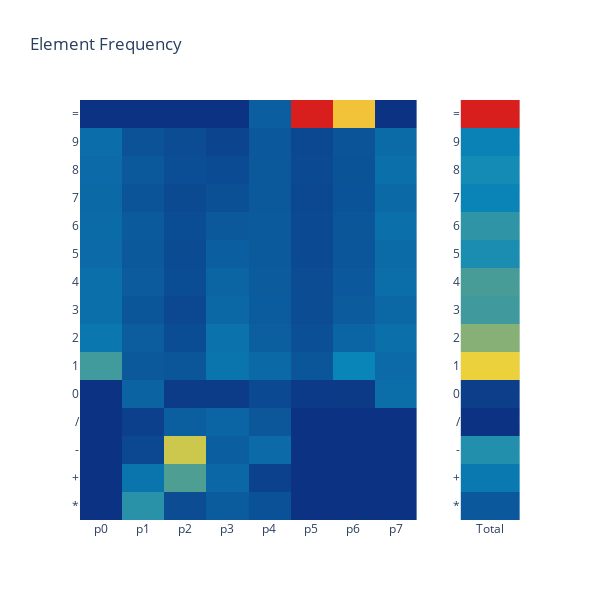

The notebook cell this image was saved under:
### Code cell
# Ploting Heatmap

# Sorting data
df_freq_count = df_freq_count.sort_index()

# Creating figure
fig = sp.make_subplots(
    rows=1, 
    cols=2,
    column_widths=[0.85, 0.15],
)

# Creating "Positions" traces
fig.add_trace(
    go.Heatmap(
        x=[f"p{i}" for i in range(NUMBER_OF_ELEMENTS)],
        y=df_freq_count.index,
        z=df_freq_count / len(df),
        coloraxis=f"coloraxis1",
        name="Positions",
    ),
    row=1,
    col=1,
)

# Creating "Total Unique" trace
fig.add_trace(
    go.Heatmap(
        x=["Total"],
        y=df_freq_count.index,
        z=df_freq_count[["total"]] / len(df),
        coloraxis=f"coloraxis2",
        name="Total",
    ),
    row=1,
    col=2,
)

# Updating layout
fig.update_layout(
    title="Element Frequency",
    height=600,
    width=600,
    coloraxis1=dict(
        showscale=False,
        colorscale="Portland",
    ),
    coloraxis2=dict(
        showscale=False,
        colorscale="Portland",
    ),
)

# Showing figure
fig.show()

### Figure 1 — Plotly figure (JSON) as saved in the notebook; plotly's stock layout.template omitted (floating-point values rounded to 4 significant figures; data arrays with more than 128 entries replaced by an {"elided": "..."} marker saying what was removed)
{"data": [{"coloraxis": "coloraxis", "name": "Positions", "type": "heatmap", "x": ["p0", "p1", "p2", "p3", "p4", "p5", "p6", "p7"], "xaxis": "x", "y": ["*", "+", "-", "/", "0", "1", "2", "3", "4", "5", "6", "7", "8", "9", "="], "yaxis": "y", "z": {"elided": "15x10 float values"}}, {"coloraxis": "coloraxis2", "name": "Total", "type": "heatmap", "x": ["Total"], "xaxis": "x2", "y": ["*", "+", "-", "/", "0", "1", "2", "3", "4", "5", "6", "7", "8", "9", "="], "yaxis": "y2", "z": [[0.3145], [0.3859], [0.4407], [0.227], [0.2519], [0.6076], [0.5233], [0.4641], [0.4722], [0.4332], [0.4509], [0.4104], [0.4281], [0.4061], [1]]}], "layout": {"coloraxis": {"colorscale": [[0, "rgb(12,51,131)"], [0.25, "rgb(10,136,186)"], [0.5, "rgb(242,211,56)"], [0.75, "rgb(242,143,56)"], [1, "rgb(217,30,30)"]], "showscale": false}, "coloraxis2": {"colorscale": [[0, "rgb(12,51,131)"], [0.25, "rgb(10,136,186)"], [0.5, "rgb(242,211,56)"], [0.75, "rgb(242,143,56)"], [1, "rgb(217,30,30)"]], "showscale": false}, "height": 600, "title": {"text": "Element Frequency"}, "width": 600, "xaxis": {"anchor": "y", "domain": [0, 0.765]}, "xaxis2": {"anchor": "y2", "domain": [0.865, 1]}, "yaxis": {"anchor": "x", "domain": [0, 1]}, "yaxis2": {"anchor": "x2", "domain": [0, 1]}}}
